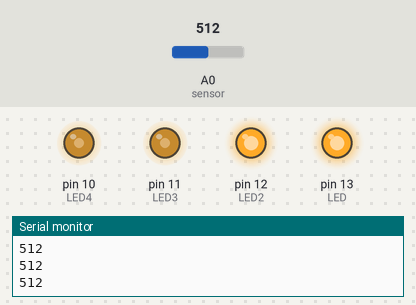
Bench run of a sketch on a simulated Arduino Uno, built with avr-gcc and run on an emulated ATmega328P. Parts: output pins drawn as LEDs (lit = HIGH), the last lines printed to the serial monitor. The test bench sets the inputs (shaded band); at power-on: A0 (sensor) = 512.

Above: at 1.2 s.
1.3 s: A0 (sensor) set to 716
At 2.1 s:
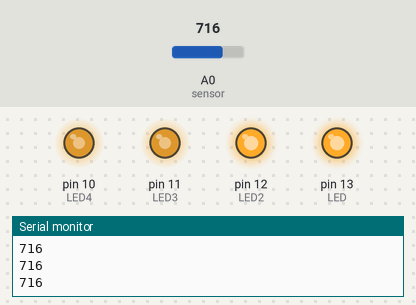
2.8 s: A0 (sensor) set to 900
At 3.5 s:
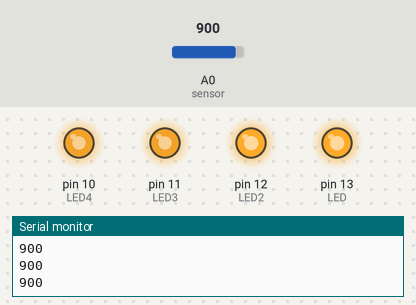
4.3 s: A0 (sensor) set to 511
At 5.5 s:
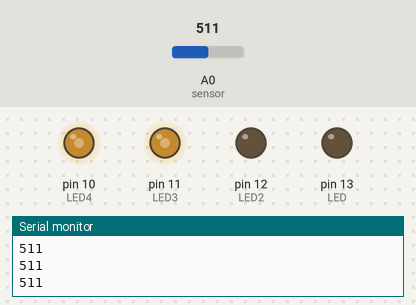
5.8 s: A0 (sensor) set to 122
At 6.8 s:
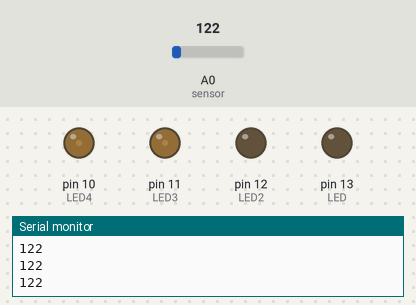
7.3 s: A0 (sensor) set to 0
At 8.2 s:
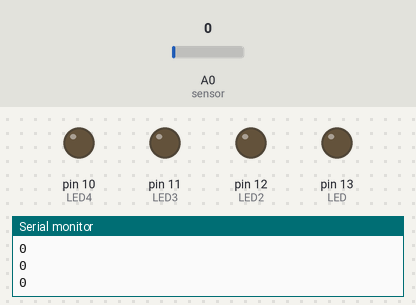
Timing chart, 0 to 9.8 s (numbered marks = the images above; inputs shaded):
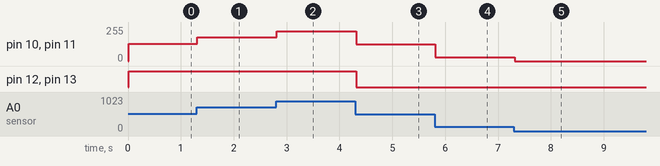

Measured:
- after the input at 1.3 s, pin 10 (LED4), pin 11 (LED3): 128/255 → 179/255 at once
- after the input at 2.8 s, pin 10 (LED4), pin 11 (LED3): 179/255 → 225/255 at once
- after the input at 4.3 s, pin 10 (LED4), pin 11 (LED3): 225/255 → 127/255 at once; pin 12 (LED2), pin 13 (LED): HIGH → LOW at once
- after the input at 5.8 s, pin 10 (LED4), pin 11 (LED3): 127/255 → 30/255 at once
- after the input at 7.3 s, pin 10 (LED4), pin 11 (LED3): 30/255 → 0/255 at once

The sketch:

analog_led_pot_photocell.ino
```cpp
const int sensor = A0; // creates a fixed variable called a sensor and assigned
const int LED =  13;  // photocell
const int LED2 = 12;  // photocell

const int LED3 = 11; // pot
const int LED4 = 10; // pot
int value = 0;


void setup() {
  // put your setup code here, to run once:
pinMode(LED, OUTPUT);
pinMode(LED2, OUTPUT);
pinMode(LED3, OUTPUT);
pinMode(LED4, OUTPUT);


  // initilize serial communication at 9600 bits (it's called baud)
Serial.begin(9600); //9600 bits per second


// note: no need to initialize pinMode for analog input


}

void loop() {
  // put your main code here, to run repeatedly:

value = analogRead(sensor);// reads sensor pin and assigns to value
delay(10); // debounce delay
Serial.println(value);
// LED wants 0-255, 0-1023  are the values from the sensor
value = value/4; // divinding value by 4 reduces range to max 255

analogWrite (LED, value);
analogWrite(LED2, value);

analogWrite(LED3, value);
analogWrite(LED4, value);


}
```
